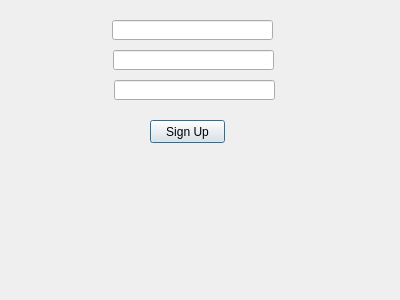
<?xml version="1.0" encoding="UTF-8"?>
<ui version="4.0">
 <class>Dialog</class>
 <widget class="QDialog" name="Dialog">
  <property name="geometry">
   <rect>
    <x>0</x>
    <y>0</y>
    <width>400</width>
    <height>300</height>
   </rect>
  </property>
  <property name="windowTitle">
   <string>Dialog</string>
  </property>
  <widget class="QLineEdit" name="Username">
   <property name="geometry">
    <rect>
     <x>112</x>
     <y>20</y>
     <width>161</width>
     <height>20</height>
    </rect>
   </property>
  </widget>
  <widget class="QLineEdit" name="Password">
   <property name="geometry">
    <rect>
     <x>113</x>
     <y>50</y>
     <width>161</width>
     <height>20</height>
    </rect>
   </property>
  </widget>
  <widget class="QLineEdit" name="Confirm">
   <property name="geometry">
    <rect>
     <x>114</x>
     <y>80</y>
     <width>161</width>
     <height>20</height>
    </rect>
   </property>
  </widget>
  <widget class="QPushButton" name="SignUp">
   <property name="geometry">
    <rect>
     <x>150</x>
     <y>120</y>
     <width>75</width>
     <height>23</height>
    </rect>
   </property>
   <property name="text">
    <string>Sign Up</string>
   </property>
  </widget>
 </widget>
 <resources/>
 <connections/>
</ui>
